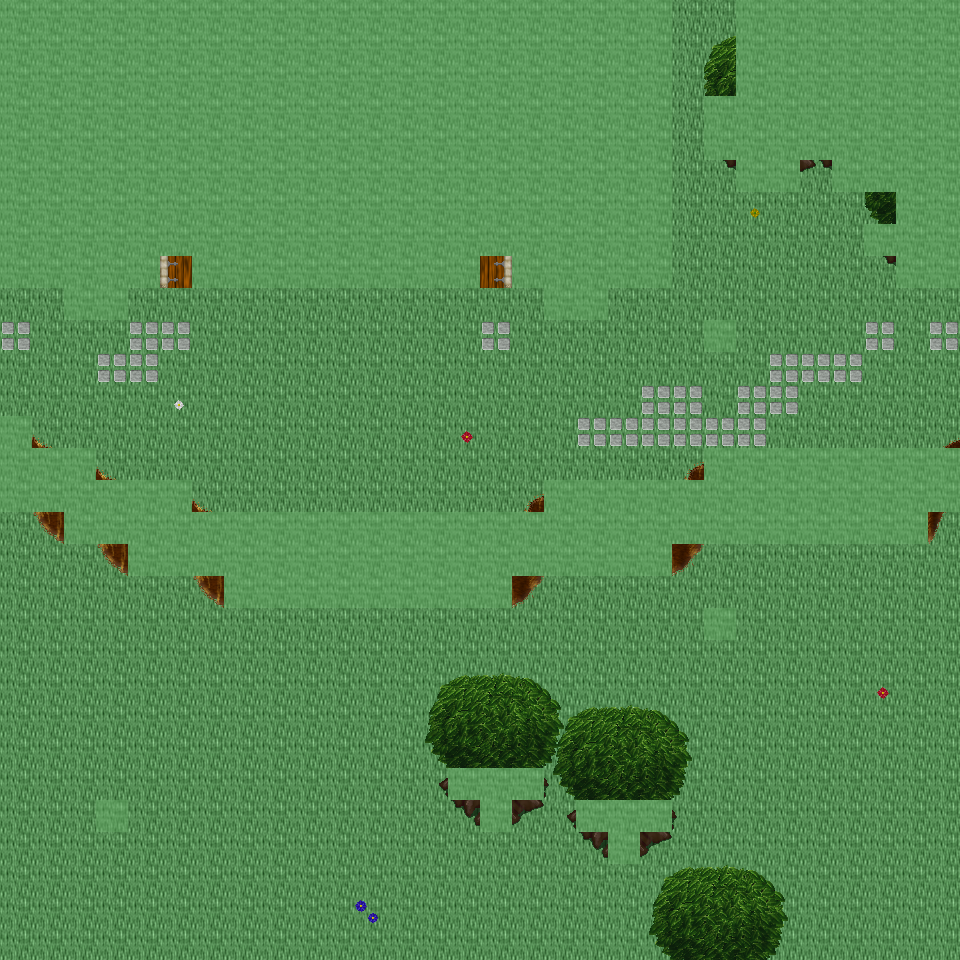

A level layout from a 2D game, rendered from its tile map. Below: a short description, then the map file with tile-grid data replaced by summaries:
An orthogonal 30x30 tile map with 32x32 px tiles, 6 tile layers (Ground, Object, Object2, Above, ...), 21 tilesets and 6 objects (6x mapExit).

<map version="1.0" orientation="orthogonal" renderorder="right-down" width="30" height="30" tilewidth="32" tileheight="32" nextobjectid="7">
  <tileset firstgid="1" name="tileset_ground_ground" tilewidth="32" tileheight="32" tilecount="33" columns="3">
    <image source="../drawable/tileset_ground_ground.png" width="96" height="352" />
  </tileset>
  <tileset firstgid="34" name="tileset_ground_water_pool" tilewidth="32" tileheight="32" tilecount="72" columns="3">
    <image source="../drawable/tileset_ground_water_pool.png" width="96" height="768" />
  </tileset>
  <tileset firstgid="106" name="tileset_ground_ridge_earth_dark" tilewidth="32" tileheight="32" tilecount="96" columns="12">
    <image source="../drawable/tileset_ground_ridge_earth_dark.png" width="384" height="256" />
  </tileset>
  <tileset firstgid="202" name="tileset_ground_grass_edges" tilewidth="32" tileheight="32" tilecount="36" columns="12">
    <image source="../drawable/tileset_ground_grass_edges.png" width="384" height="96" />
  </tileset>
  <tileset firstgid="238" name="tileset_ground_earth_edges" tilewidth="32" tileheight="32" tilecount="18" columns="6">
    <image source="../drawable/tileset_ground_earth_edges.png" width="192" height="96" />
  </tileset>
  <tileset firstgid="256" name="tileset_ground_grass_corners" tilewidth="32" tileheight="32" tilecount="24" columns="6">
    <image source="../drawable/tileset_ground_grass_corners.png" width="192" height="128" />
  </tileset>
  <tileset firstgid="280" name="tileset_plant_flower_daisy_blue" tilewidth="32" tileheight="32" tilecount="8" columns="2">
    <image source="../drawable/tileset_plant_flower_daisy_blue.png" width="64" height="128" />
  </tileset>
  <tileset firstgid="288" name="tileset_plant_flower_daisy_yellow" tilewidth="32" tileheight="32" tilecount="8" columns="2">
    <image source="../drawable/tileset_plant_flower_daisy_yellow.png" width="64" height="128" />
  </tileset>
  <tileset firstgid="296" name="tileset_plant_bush_bushes" tilewidth="32" tileheight="32" tilecount="10" columns="5">
    <image source="../drawable/tileset_plant_bush_bushes.png" width="160" height="64" />
  </tileset>
  <tileset firstgid="306" name="tileset_plant_flower_daisy_red" tilewidth="32" tileheight="32" tilecount="8" columns="2">
    <image source="../drawable/tileset_plant_flower_daisy_red.png" width="64" height="128" />
  </tileset>
  <tileset firstgid="314" name="tileset_plant_flower_daisy_white" tilewidth="32" tileheight="32" tilecount="8" columns="2">
    <image source="../drawable/tileset_plant_flower_daisy_white.png" width="64" height="128" />
  </tileset>
  <tileset firstgid="322" name="tileset_logic_collision" tilewidth="32" tileheight="32" tilecount="1" columns="1">
    <image source="../drawable/tileset_logic_collision.png" width="32" height="32" />
  </tileset>
  <tileset firstgid="323" name="tileset_plant_tree_tree_green" tilewidth="32" tileheight="32" tilecount="88" columns="8">
    <image source="../drawable/tileset_plant_tree_tree_green.png" width="256" height="352" />
  </tileset>
  <tileset firstgid="411" name="tileset_building_castle" tilewidth="32" tileheight="32" tilecount="320" columns="20">
    <image source="../drawable/tileset_building_castle.png" width="640" height="512" />
  </tileset>
  <tileset firstgid="731" name="tileset_object_tent" tilewidth="32" tileheight="32" tilecount="9" columns="3">
    <image source="../drawable/tileset_object_tent.png" width="96" height="96" />
  </tileset>
  <tileset firstgid="740" name="tileset_logic_item_sheepfood" tilewidth="32" tileheight="32" tilecount="1" columns="1">
    <image source="../drawable/tileset_logic_item_sheepfood.png" width="32" height="32" />
  </tileset>
  <tileset firstgid="741" name="tileset_logic_creature_fairy" tilewidth="32" tileheight="32" tilecount="4" columns="4">
    <image source="../drawable/tileset_logic_creature_fairy.png" width="128" height="32" />
  </tileset>
  <tileset firstgid="745" name="tileset_logic_item_resources" tilewidth="32" tileheight="32" tilecount="6" columns="6">
    <image source="../drawable/tileset_logic_item_resources.png" width="192" height="32" />
  </tileset>
  <tileset firstgid="751" name="tileset_logic_portal" tilewidth="32" tileheight="32" tilecount="24" columns="8">
    <image source="../drawable/tileset_logic_portal.png" width="256" height="96" />
  </tileset>
  <tileset firstgid="775" name="tileset_ground_green_paving" tilewidth="32" tileheight="32" tilecount="18" columns="3">
    <image source="../drawable/tileset_ground_green_paving.png" width="96" height="192" />
  </tileset>
  <tileset firstgid="793" name="tileset_logic_protection" tilewidth="32" tileheight="32" tilecount="2" columns="2">
    <image source="../drawable/tileset_logic_protection.png" width="64" height="32" />
  </tileset>
  <layer name="Ground" width="30" height="30">
    <data>[900 cells, 900 non-empty, 2 distinct tile ids]</data>
  </layer>
  <layer name="Object" width="30" height="30">
    <data>[900 cells, 335 non-empty, 74 distinct tile ids]</data>
  </layer>
  <layer name="Object2" width="30" height="30">
    <data>[900 cells, 2 non-empty, 2 distinct tile ids]</data>
  </layer>
  <layer name="Above" width="30" height="30">
    <data>[900 cells, 89 non-empty, 31 distinct tile ids]</data>
  </layer>
  <layer name="Above2" width="30" height="30">
    <data>[900 cells, 2 non-empty, 2 distinct tile ids]</data>
  </layer>
  <layer name="Walkable" width="30" height="30">
    <data>[900 cells, 336 non-empty, 1 distinct tile ids]</data>
  </layer>
  <objectgroup name="MapEvents">
    <object id="1" name="north" type="mapExit" x="672" y="0" width="64" height="32">
      <properties>
        <property name="map" value="level_0_x104_y111" />
        <property name="x" value="21" />
        <property name="y" value="28" />
      </properties>
    </object>
    <object id="2" name="south" type="mapExit" x="0" y="928" width="960" height="32">
      <properties>
        <property name="map" value="level_0_x104_y113" />
        <property name="x" value="0" />
        <property name="y" value="1" />
      </properties>
    </object>
    <object id="3" name="west" type="mapExit" x="0" y="288" width="32" height="128">
      <properties>
        <property name="map" value="level_0_x103_y112" />
        <property name="x" value="28" />
        <property name="y" value="9" />
      </properties>
    </object>
    <object id="4" name="west2" type="mapExit" x="0" y="512" width="32" height="448">
      <properties>
        <property name="map" value="level_0_x103_y112" />
        <property name="x" value="28" />
        <property name="y" value="16" />
      </properties>
    </object>
    <object id="5" name="east" type="mapExit" x="928" y="288" width="32" height="160">
      <properties>
        <property name="map" value="level_0_x105_y112" />
        <property name="x" value="1" />
        <property name="y" value="9" />
      </properties>
    </object>
    <object id="6" name="east2" type="mapExit" x="928" y="512" width="32" height="448">
      <properties>
        <property name="map" value="level_0_x105_y112" />
        <property name="x" value="1" />
        <property name="y" value="16" />
      </properties>
    </object>
  </objectgroup>
</map>
